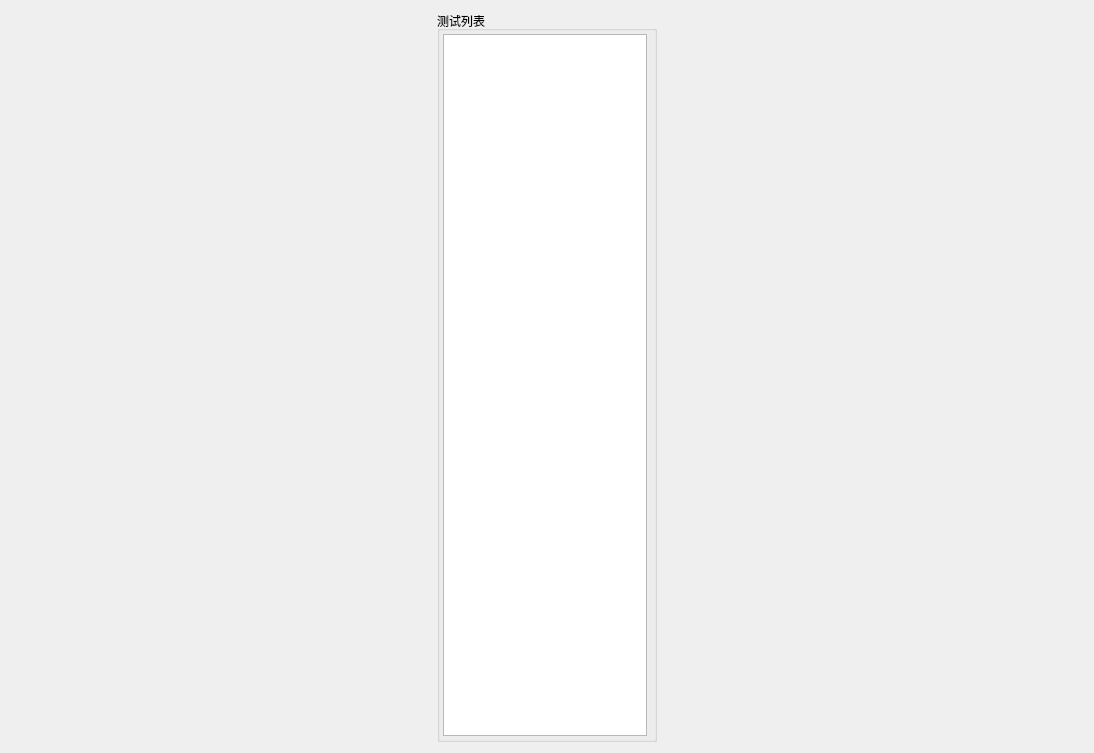
<?xml version="1.0" encoding="UTF-8"?>
<ui version="4.0">
 <class>W23ExternDevice</class>
 <widget class="QWidget" name="W23ExternDevice">
  <property name="geometry">
   <rect>
    <x>0</x>
    <y>0</y>
    <width>1094</width>
    <height>753</height>
   </rect>
  </property>
  <property name="windowTitle">
   <string>Form</string>
  </property>
  <layout class="QHBoxLayout" name="horizontalLayout_2">
   <item>
    <layout class="QVBoxLayout" name="pWidgetVLayout">
     <property name="sizeConstraint">
      <enum>QLayout::SetDefaultConstraint</enum>
     </property>
    </layout>
   </item>
   <item>
    <widget class="QGroupBox" name="groupBox">
     <property name="maximumSize">
      <size>
       <width>220</width>
       <height>16777215</height>
      </size>
     </property>
     <property name="title">
      <string>测试列表</string>
     </property>
     <layout class="QHBoxLayout" name="horizontalLayout">
      <property name="spacing">
       <number>0</number>
      </property>
      <property name="leftMargin">
       <number>3</number>
      </property>
      <property name="topMargin">
       <number>3</number>
      </property>
      <property name="rightMargin">
       <number>7</number>
      </property>
      <property name="bottomMargin">
       <number>3</number>
      </property>
      <item>
       <widget class="QListWidget" name="pTestCaseLWdg">
        <property name="sizePolicy">
         <sizepolicy hsizetype="Minimum" vsizetype="Expanding">
          <horstretch>0</horstretch>
          <verstretch>0</verstretch>
         </sizepolicy>
        </property>
       </widget>
      </item>
     </layout>
    </widget>
   </item>
  </layout>
 </widget>
 <resources/>
 <connections/>
</ui>
